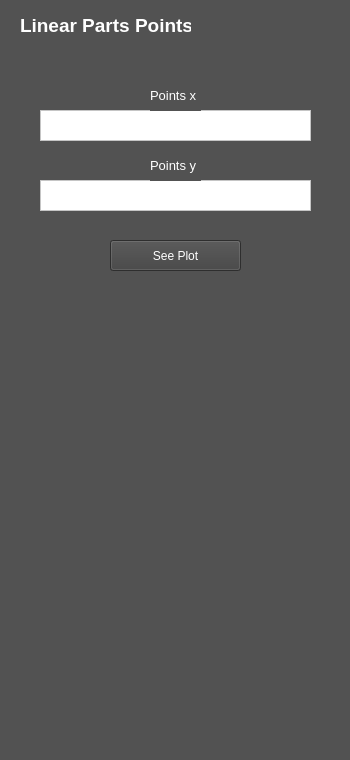
<?xml version="1.0" encoding="UTF-8"?>
<ui version="4.0">
 <class>LinearParts</class>
 <widget class="QFrame" name="LinearParts">
  <property name="geometry">
   <rect>
    <x>0</x>
    <y>0</y>
    <width>350</width>
    <height>760</height>
   </rect>
  </property>
  <property name="windowTitle">
   <string>Frame</string>
  </property>
  <property name="styleSheet">
   <string notr="true">background-color: rgb(82, 82, 82);</string>
  </property>
  <widget class="QLabel" name="title">
   <property name="geometry">
    <rect>
     <x>20</x>
     <y>10</y>
     <width>171</width>
     <height>31</height>
    </rect>
   </property>
   <property name="layoutDirection">
    <enum>Qt::LeftToRight</enum>
   </property>
   <property name="text">
    <string>&lt;html&gt;&lt;head/&gt;&lt;body&gt;&lt;p&gt;&lt;span style=&quot; font-size:14pt; font-weight:700; color:#ffffff;&quot;&gt;Linear Parts Points&lt;/span&gt;&lt;/p&gt;&lt;/body&gt;&lt;/html&gt;</string>
   </property>
   <property name="alignment">
    <set>Qt::AlignCenter</set>
   </property>
  </widget>
  <widget class="QPlainTextEdit" name="points_x_values">
   <property name="geometry">
    <rect>
     <x>40</x>
     <y>110</y>
     <width>271</width>
     <height>31</height>
    </rect>
   </property>
   <property name="styleSheet">
    <string notr="true">font: 10pt &quot;Segoe UI&quot;;
background-color: rgb(255, 255, 255);
color: rgb(0, 0, 0);</string>
   </property>
   <property name="plainText">
    <string/>
   </property>
  </widget>
  <widget class="QPlainTextEdit" name="points_y_values">
   <property name="geometry">
    <rect>
     <x>40</x>
     <y>180</y>
     <width>271</width>
     <height>31</height>
    </rect>
   </property>
   <property name="styleSheet">
    <string notr="true">font: 10pt &quot;Segoe UI&quot;;
background-color: rgb(255, 255, 255);
color: rgb(0, 0, 0);</string>
   </property>
   <property name="plainText">
    <string/>
   </property>
  </widget>
  <widget class="QLabel" name="points_x_label">
   <property name="geometry">
    <rect>
     <x>150</x>
     <y>80</y>
     <width>51</width>
     <height>31</height>
    </rect>
   </property>
   <property name="text">
    <string>&lt;html&gt;&lt;head/&gt;&lt;body&gt;&lt;p&gt;&lt;span style=&quot; font-size:10pt; color:#ffffff;&quot;&gt;Points x&lt;/span&gt;&lt;/p&gt;&lt;/body&gt;&lt;/html&gt;</string>
   </property>
  </widget>
  <widget class="QLabel" name="points_y_label">
   <property name="geometry">
    <rect>
     <x>150</x>
     <y>150</y>
     <width>51</width>
     <height>31</height>
    </rect>
   </property>
   <property name="text">
    <string>&lt;html&gt;&lt;head/&gt;&lt;body&gt;&lt;p&gt;&lt;span style=&quot; font-size:10pt; color:#ffffff;&quot;&gt;Points y&lt;/span&gt;&lt;/p&gt;&lt;/body&gt;&lt;/html&gt;</string>
   </property>
  </widget>
  <widget class="QPushButton" name="see_plot_button">
   <property name="geometry">
    <rect>
     <x>110</x>
     <y>240</y>
     <width>131</width>
     <height>31</height>
    </rect>
   </property>
   <property name="styleSheet">
    <string notr="true">background-color: rgb(65, 65, 65);
color: rgb(255, 255, 255);</string>
   </property>
   <property name="text">
    <string>See Plot</string>
   </property>
  </widget>
 </widget>
 <resources/>
 <connections/>
</ui>
